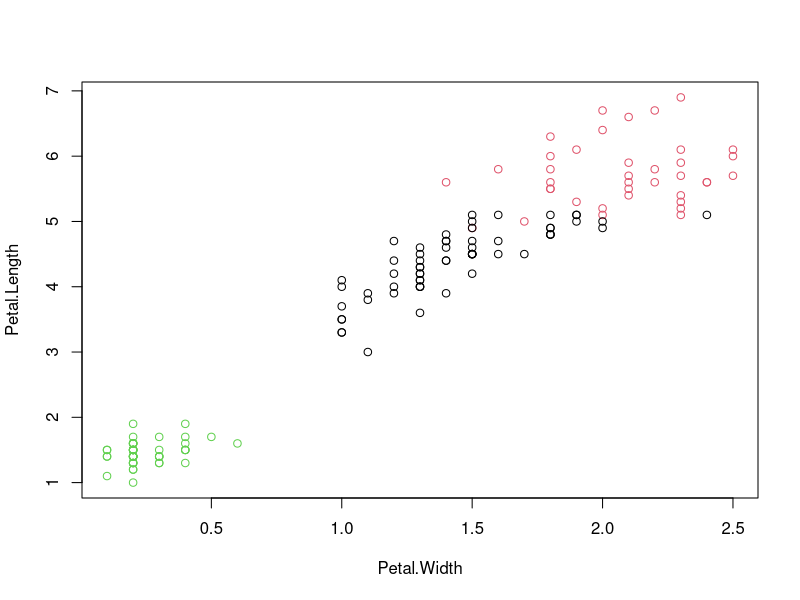
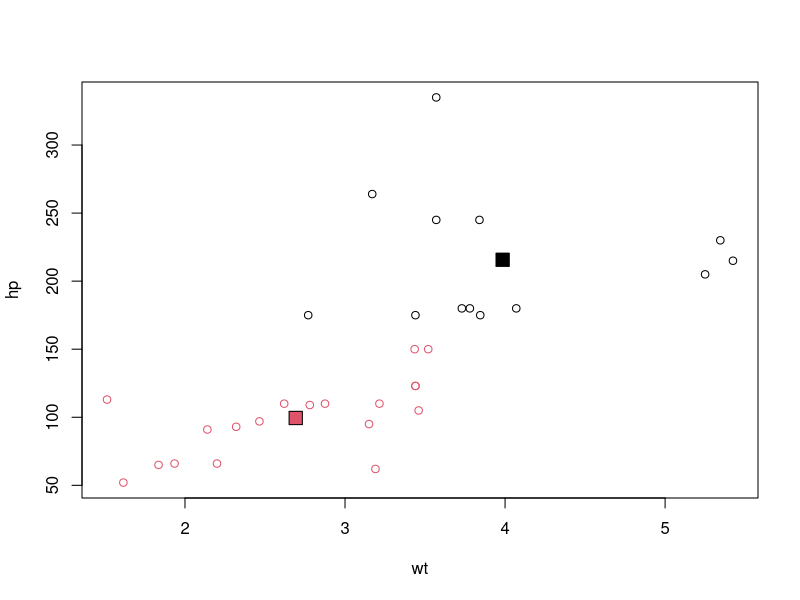

Reproduce these figures in R, in order.
library(datasets)
data(iris)

# Clustering
# Set random seed. Don't remove this line.
set.seed(1)

# Chop up iris in my_iris and species
my_iris <- iris[-5]
species <- iris$Species

# Perform k-means clustering on my_iris: kmeans_iris - # 3 clusters
kmeans_iris <- kmeans(my_iris, 3)

# Compare the actual Species to the clustering using table()
table(species,kmeans_iris$cluster)

# Plot Petal.Width against Petal.Length, coloring by cluster
plot(Petal.Length ~ Petal.Width, data = my_iris, col = kmeans_iris$cluster)


# Supervised Learning
library(rpart) #builds a supervised learning model - Recursive partitioning (a.k.a. decision trees) 

# A decision tree model
tree <- rpart(Species ~ Sepal.Length + Sepal.Width + Petal.Length + Petal.Width,
              data = iris, method = "class")

# A dataframe containing unseen observations
unseen <- data.frame(Sepal.Length = c(5.3, 7.2),
                     Sepal.Width = c(2.9, 3.9),
                     Petal.Length = c(1.7, 5.4),
                     Petal.Width = c(0.8, 2.3))

# Predict the label of the unseen observations. Print out the result.
predict(tree, unseen, type = "class")


# Unsupervised Learning
data(mtcars)
cars <- subset(mtcars, select = c(wt,hp))

# Set random seed. Don't remove this line.
set.seed(1)

# Explore the cars dataset
str(cars)
summary(cars)

# Group the dataset into two clusters: km_cars
km_cars <- kmeans(cars,2)

# Print out the contents of each cluster
km_cars$cluster

# Add code: color the points in the plot based on the clusters
plot(cars, col=km_cars$cluster)

# Print out the cluster centroids
km_cars$centers

# Add the centroids to the plot
points(km_cars$centers, pch = 22, bg = c(1, 2), cex = 2)